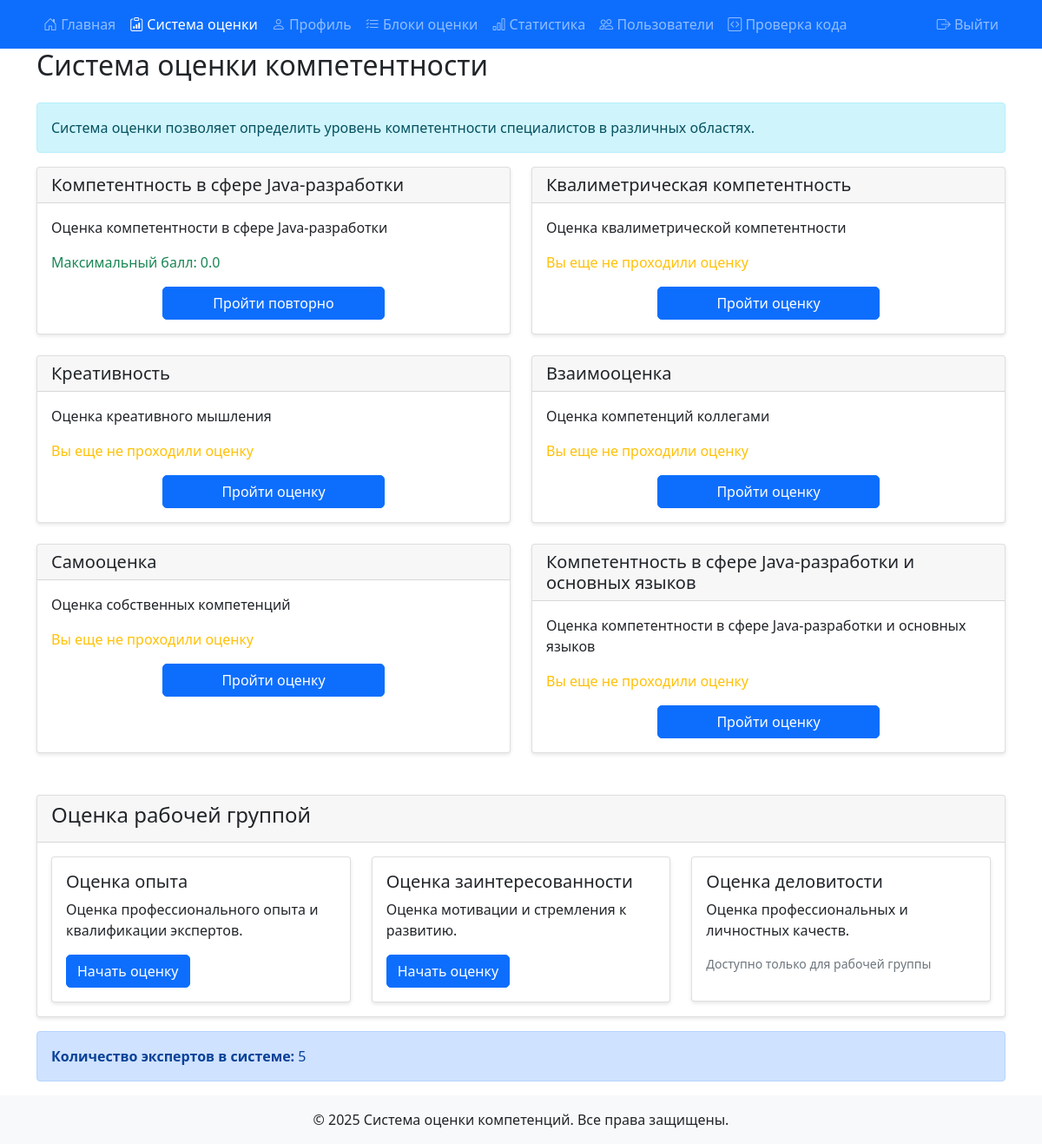
/assessment_system (signed in), run on the app's committed database.
### models.py (models this page shows)
class AssessmentBlock(db.Model):
    __tablename__ = 'assessment_block'
    id = db.Column(db.Integer, primary_key=True)
    name = db.Column(db.String(100), nullable=False)
    description = db.Column(db.Text)
    weight = db.Column(db.Float, default=1.0)
    max_score = db.Column(db.Float, default=10.0)
    questions = db.relationship('AssessmentQuestion', back_populates='block', lazy=True)

### 1.py (the view)
@app.route('/assessment_system')
@login_required
def assessment_system():
    try:
        excluded_blocks = [
            'Конформизм',
            'Воспроизводимость',
            'Оценка рабочей группой'
        ]
        blocks = AssessmentBlock.query.filter(
            ~AssessmentBlock.name.in_(excluded_blocks)
        ).all()
        for block in blocks:
            result = AssessmentResult.query.filter_by(
                user_id=session['user_id'],
                block_id=block.id
            ).order_by(AssessmentResult.date.desc()).first()
            all_results = AssessmentResult.query.filter_by(block_id=block.id).all()
            avg_score = sum(r.score for r in all_results) / len(all_results) if all_results else 0
            block.avg_score = result.score if result else None
        expert_count = User.query.filter_by(role='expert').count()
        if session.get('role') == 'expert':
            expert_count -= 1
        return render_template('assessment_system.html', blocks=blocks, expert_count=expert_count)
    except Exception as e:
        debug_print(f"Ошибка при загрузке блока assessment_system: {str(e)}")
        debug_print(f"Трейс ошибки:\n{traceback.format_exc()}")
        flash('Произошла ошибка при загрузке блока', 'error')
        return redirect(url_for('index'))

### 1.py (called while the page is built)
@login_manager.user_loader
def load_user(user_id):
    return db.session.get(User, int(user_id))

def login_required(f):
    @wraps(f)
    def decorated_function(*args, **kwargs):
        if 'user_id' not in session:
            flash('Пожалуйста, войдите в систему', 'error')
            return redirect(url_for('login'))
        return f(*args, **kwargs)
    return decorated_function

@app.before_request
def before_request():
    try:
        if current_user.is_authenticated and ('user_id' not in session or session.get('user_id') != current_user.id):
            session['user_id'] = current_user.id
            session['role'] = current_user.role
            session['username'] = current_user.username
            debug_print(f"Синхронизирована сессия с Flask-Login: user_id={current_user.id}")
        elif 'user_id' in session and not current_user.is_authenticated:
            user = db.session.get(User, session['user_id'])
            if user:
                login_user(user)
                debug_print(f"Восстановлена аутентификация из сессии: user_id={user.id}")
    except Exception as e:
        debug_print(f"Ошибка синхронизации аутентификации: {str(e)}")

### templates/assessment_system.html (shortened to what this page needs)
{% extends "base.html" %}
{% block content %}
<div class="container">
    <h2 class="mb-4">Система оценки компетентности</h2>
    <div class="alert alert-info" role="alert">
        Система оценки позволяет определить уровень компетентности специалистов в различных областях.
    </div>
    <div class="row">
        {% for block in blocks %}
        <div class="col-md-6 mb-4">
            <div class="card h-100 assessment-card" data-test-name="{{ block.name }}">
                <div class="card-header">
                    <h5 class="card-title mb-0">{{ block.name }}</h5>
                </div>
                <div class="card-body">
                    <p class="card-text">{{ block.description }}</p>
                    {% if block.avg_score is not none %}
                        <p class="text-success">Максимальный балл: {{ "%.1f"|format(block.avg_score) }}</p>
                    {% else %}
                        <p class="text-warning">Вы еще не проходили оценку</p>
                    {% endif %}
                    <div class="d-grid gap-2 col-6 mx-auto">
                        <a href="{{ url_for('submit_assessment_block', block_id=block.id) }}" class="btn btn-primary">
                            {% if block.avg_score is not none %}
                                Пройти повторно
                            {% else %}
                                Пройти оценку
                            {% endif %}
                        </a>
                    </div>
                </div>
            </div>
        </div>
        {% endfor %}
    </div>
    <div class="card mt-4">
        <div class="card-header">
            <h4>Оценка рабочей группой</h4>
        </div>
        <div class="card-body">
            <div class="row">
                <div class="col-md-4">
                    <div class="card">
                        <div class="card-body">
                            <h5 class="card-title">Оценка опыта</h5>
                            <p class="card-text">Оценка профессионального опыта и квалификации экспертов.</p>
                            <a href="{{ url_for('working_group_experience') }}" class="btn btn-primary">Начать оценку</a>
                        </div>
                    </div>
                </div>
                <div class="col-md-4">
                    <div class="card">
                        <div class="card-body">
                            <h5 class="card-title">Оценка заинтересованности</h5>
                            <p class="card-text">Оценка мотивации и стремления к развитию.</p>
                            <a href="{{ url_for('working_group_interest') }}" class="btn btn-primary">Начать оценку</a>
                        </div>
                    </div>
                </div>
                <div class="col-md-4">
                    <div class="card">
                        <div class="card-body">
                            <h5 class="card-title">Оценка деловитости</h5>
                            <p class="card-text">Оценка профессиональных и личностных качеств.</p>
                            {% if session.get('role') == 'working_group' %}
                            <a href="{{ url_for('working_group_evaluation') }}" class="btn btn-primary">Начать оценку</a>
                            {% else %}
                            <p class="text-muted small">Доступно только для рабочей группы</p>
                            {% endif %}
                        </div>
                    </div>
                </div>
            </div>
        </div>
    </div>
    <div class="alert alert-primary mt-3" role="alert">
        <strong>Количество экспертов в системе:</strong> {{ expert_count }}
    </div>
</div>
{% endblock %}

### templates/base.html (style rules this page uses)
body { min-height: 100vh; display: flex; flex-direction: column; }
.card { box-shadow: 0 2px 4px rgba(0,0,0,0.1); }
.btn { border-radius: 5px; }

### data on the page
AssessmentBlock: name "Компетентность в сфере Java-разработки", description "Оценка компетентности в сфере Java-разработки", avg_score "0.0", shows "Пройти повторно"
AssessmentBlock: name "Квалиметрическая компетентность", description "Оценка квалиметрической компетентности", shows "Вы еще не проходили оценку", shows "Пройти оценку"
AssessmentBlock: name "Креативность", description "Оценка креативного мышления", shows "Вы еще не проходили оценку", shows "Пройти оценку"
AssessmentBlock: name "Взаимооценка", description "Оценка компетенций коллегами", shows "Вы еще не проходили оценку", shows "Пройти оценку"
AssessmentBlock: name "Самооценка", description "Оценка собственных компетенций", shows "Вы еще не проходили оценку", shows "Пройти оценку"
AssessmentBlock: name "Компетентность в сфере Java-разработки и основных языков", description "Оценка компетентности в сфере Java-разработки и основных языков", shows "Вы еще не проходили оценку", shows "Пройти оценку"

### other printed values
{{ expert_count }} "5"
